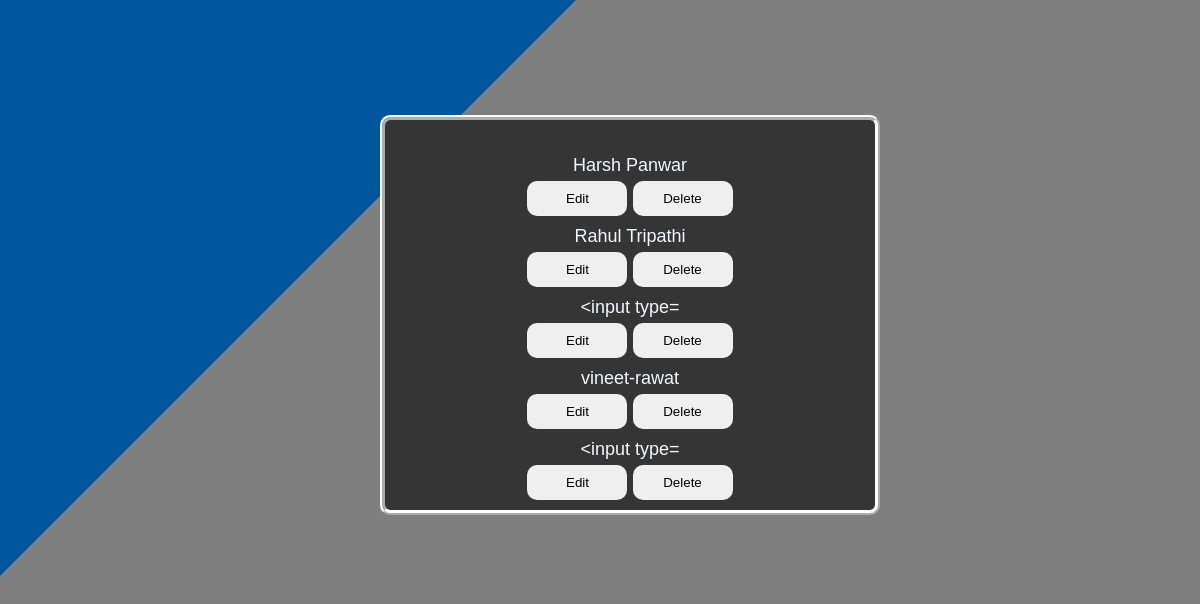
Page /directory on the earlier database version.
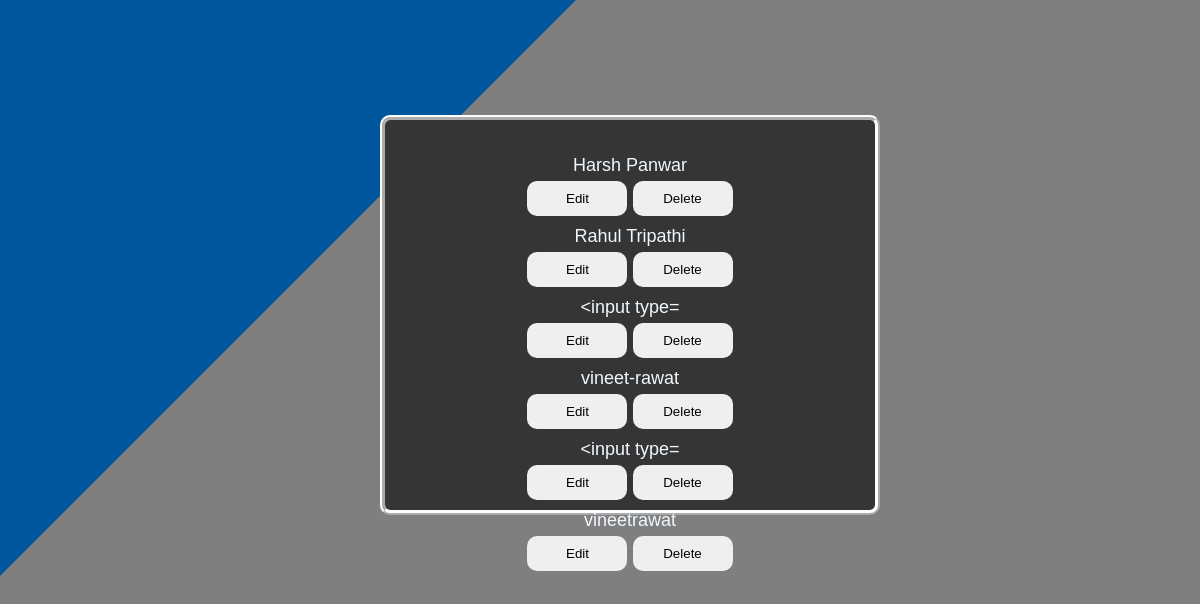
Same page on the later database version.
### lmsapp/models.py (models this page shows)
class login(models.Model):
    username=models.CharField(max_length=20)
    password=models.CharField(max_length=15)

### lmsapp/views.py (the view)
# urls.py: path('directory',table ,name="directory"),
def table(request):
    logins=login.objects.all()
    context={"logins":logins}
    return render(request,'lmsapp/directory.html',context)

### lmsapp/templates/lmsapp/directory.html (shortened to what this page needs)
<!DOCTYPE html>
    <html lang="en">
        <head>
        </head>
        <body>
                <div class="triangle-topleft"></div>
                <div class="list-wrapper">
                    <ul>
                        {%for login in logins%}
                        <li>
                            <p>{{login.username}}</p>
                           <a href="{%url 'third' login.id%}"> <button type="button" >Edit</button></a>
                         <a href="{%url 'delete' login.id%}">  <button type="button" >Delete</button></a>
                        </li>
                        {%endfor%}
                    </ul>
                </div>
        </body>
    </html>

Differences in the rows shown:
added login: username "vineetrawat"
